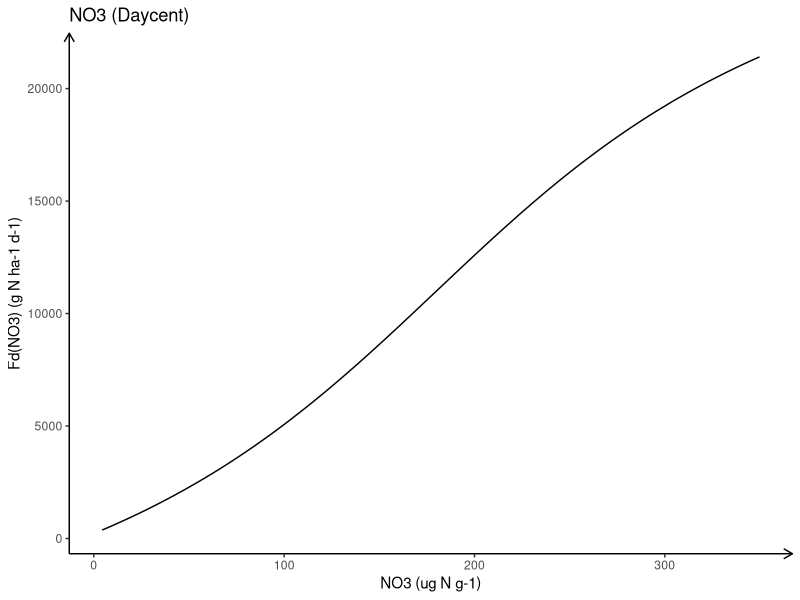
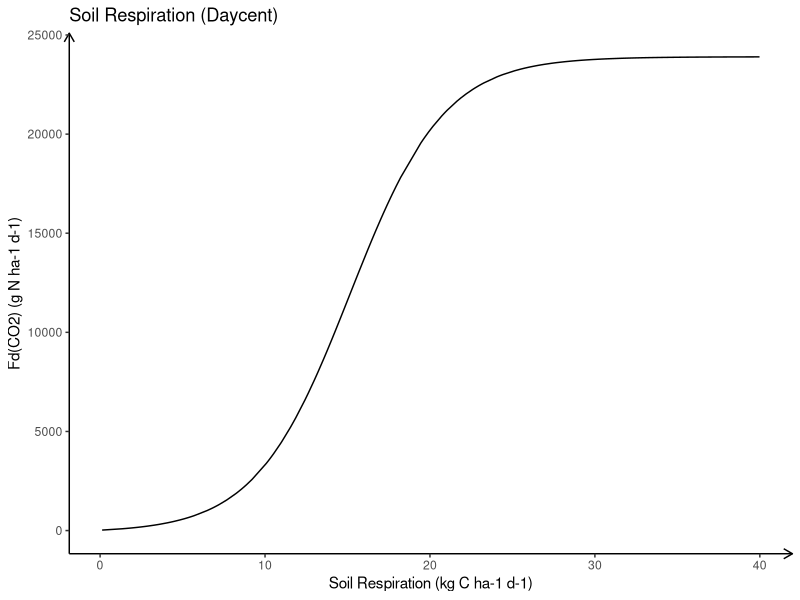
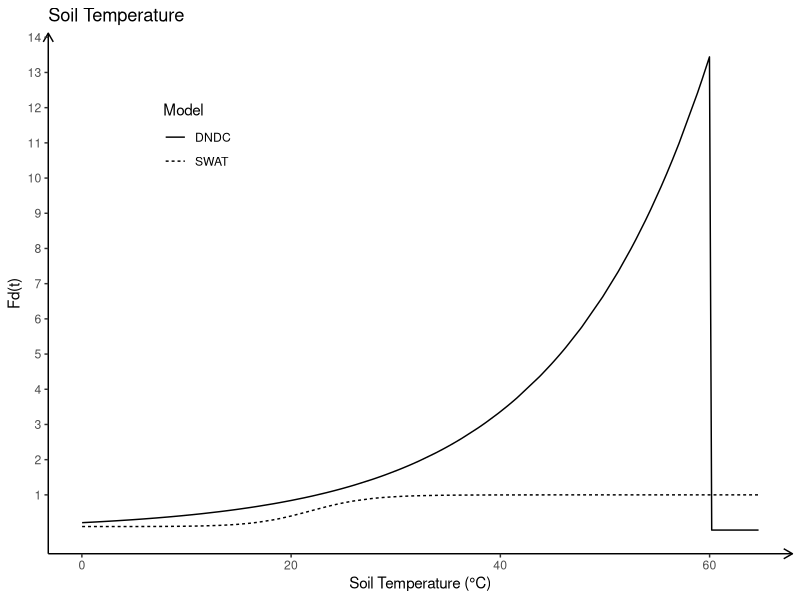

R code for these plots, in order: (Note: this script raises an error after producing the figures.)
library(tidyverse)


#denitrification

# NO3
FdNO3_SWAT<- "SWAT outputs"

##daycent
FdNO3_daycent <- function(NO3){
  fdno3= 11000 + (40000* atan(pi*0.002*(NO3-180)))/pi
  return(fdno3)
}

NO3<- runif(200, 0, 350)
Daycent<-FdNO3_daycent(NO3)

a<-ggplot()+
  geom_line(aes(x=NO3, y=Daycent))+
  labs(x="NO3 (ug N g-1)", y="Fd(NO3) (g N ha-1 d-1)", title = "NO3 (Daycent)")+
  theme(#axis.text.x = element_text(size = 11),
        #axis.text.y = element_text(size = 11),
        panel.grid = element_blank(),
        panel.background = element_blank(),
        axis.line.x = element_line(arrow = arrow(length = unit(0.1, "inches"))),
        axis.line.y = element_line(arrow = arrow(length = unit(0.1, "inches"))))

##DNDC
FdNO3_DNDC <- "No3 concentration in soil water (kg N/ha)"







#orgnic C
FdC_SWAT<- "a parameter in SWAT"


##daycent
FdC_daycent <- function(carbon){
  fdc= 24000/(1 + 200/(exp(0.35 * carbon))) - 100
  return(fdc)
}

carbon<-runif(200,0, 40)
Daycentc<-FdC_daycent(carbon)

b<-ggplot()+
  geom_line(aes(x=carbon, y=Daycentc))+
  labs(x="Soil Respiration (kg C ha-1 d-1)", y="Fd(CO2) (g N ha-1 d-1)", title = "Soil Respiration (Daycent)")+
  theme(#axis.text.x = element_text(size = 11),
        #axis.text.y = element_text(size = 11),
        panel.grid = element_blank(),
        panel.background = element_blank(),
        axis.line.x = element_line(arrow = arrow(length = unit(0.1, "inches"))),
        axis.line.y = element_line(arrow = arrow(length = unit(0.1, "inches"))))

##DNDC
FdC_DNDC <- "dissolved organic carbon content (kg C/ha)"












# temperature
soilT<- runif(100, 0, 65)

##SWAT
FdT_SWAT <- function(SoilT){
  fdt = 0.9 * SoilT / (SoilT + exp(9.93- 0.312 * SoilT)) + 0.1
  return(fdt)
}

SWAT<-FdT_SWAT(soilT)


##daycent
FdT_daycent <- "Daycent does not consider the impact of temperature on denitrification"


##DNDC
FdT_DNDC <- function(soilT){
  if (soilT<= 60) {
    fdt = 2 ^ ((soilT - 22.5)/10)
  }
  else if (soilT > 60) {
    fdt = 0
  }
  return(fdt)
}

DNDC<-vector()
for(i in 1:length(soilT)){
  DNDC[i]=FdT_DNDC(soilT[i])
}


summa<-as.tibble(cbind(soilT, SWAT, DNDC))
summa_gather<-gather(summa, key = "model", value = "Fd(t)", -soilT)

c<-ggplot()+
  geom_line(aes(x=summa_gather$soilT, y=summa_gather$`Fd(t)`, linetype=as.factor(summa_gather$model)))+
  scale_y_continuous(breaks = 1:15)+
  labs(x="Soil Temperature (°C)", y="Fd(t)", linetype="Model", title = "Soil Temperature")+
  theme(#axis.text.x = element_text(size = 11),
        #axis.text.y = element_text(size = 11),
        panel.grid = element_blank(),
        panel.background = element_blank(),
        axis.line.x = element_line(arrow = arrow(length = unit(0.1, "inches"))),
        axis.line.y = element_line(arrow = arrow(length = unit(0.1, "inches"))),
        legend.background = element_blank(),
        legend.position = c(0.2,0.8),
        legend.key = element_blank())








#soil water
WFPS_SWAT <- SW/FC

##daycent
FdWFPS_daycent <- function(a,b,c,d,WFPS){
  fdwfps = a / (b ^ (c / b ^ (d * WFPS)))
  return(fdwfps)
}

sandya<-1.56
sandyb<-12.0
sandyc<-16.0
sandyd<-2.01

mediuma<-4.82
mediumb<-14.0
mediumc<-16.0
mediumd<-1.39

finea<-60
fineb<-18.0
finec<-22.0
fined<-1.06

WFPS<-runif(200, 0.3,0.9)

daycentsandy<-FdWFPS_daycent(sandya,sandyb,sandyc,sandyd, WFPS)
daycentmedium<-FdWFPS_daycent(mediuma, mediumb, mediumc, mediumd, WFPS)
daycentfine<-FdWFPS_daycent(finea, fineb, finec, fined, WFPS)

zusamm<-as.tibble(cbind(WFPS, daycentsandy, daycentmedium, daycentfine))
colnames(zusamm)<-c("WFPS", "sandy","medium","fine")
zusamm_gather<-gather(zusamm, key = "soil texture", value = "value", -WFPS)


d<-ggplot()+
  geom_line(aes(x=zusamm_gather$WFPS, y=zusamm_gather$value, col=as.factor(zusamm_gather$`soil texture`),
                linetype=as.factor(zusamm_gather$`soil texture`)),size=0.8)+
  labs(x="WFPS", y="Fd(WFPS)", col="Soil texture", title = "WFPS (Daycent)",linetype="Soil texture")+
  theme(#axis.text.x = element_text(size = 11),
        #axis.text.y = element_text(size = 11),
        panel.grid = element_blank(),
        panel.background = element_blank(),
        axis.line.x = element_line(arrow = arrow(length = unit(0.1, "inches"))),
        axis.line.y = element_line(arrow = arrow(length = unit(0.1, "inches"))),
        #legend.background = element_blank(),
        legend.position = c(0.2,0.75),
        legend.key = element_blank())


##DNDC
FdWFPS_DNDC <- "in DNDC soil moisture is considered as Eh"








#soil pH
#SWAT
FdpH_SWAT <- "SWAT cannot capture the changes of soil pH"


#Daycent
FdpH_daycent <- "Daycent does not consider the effect if soil pH on denitrification"


#DNDC
FdpH_no3 <- 1 - 1/(1 + exp((soilpH - 4.25)/0.5))


FdpH_nox <- 1 - 1/ (1 + exp((soilpH - 5.25)/1))


FdpH_n2o <- 1 - 1/(1 + exp((soilpH - 6.25)/1.5))






# Denitrificaiton together
library(gridExtra)
grid.arrange(a, b, c, d, ncol=2, name=c("a","b","c","d"))

install.packages("cowplot")
library(cowplot)
cowplot::plot_grid(a, b, c, d, ncol = 2, labels = "AUTO")




















#nitrification

#NH4
FnNH4_SWAT <-"SWAT uses the amount of ammonium in soil layer, nitrification regulator and volatilization regulator
to calculate the total amount of nitrification and ammonia volatilization. And then partitioned between the two processes"

##daycent
FnNH4_daycent<-function(NH4){
  fnnh4=1 - exp(-0.0105*NH4)
  return(fnnh4)
}

NH4<-runif(200, 0, 50)
daycentnh4<-FnNH4_daycent(NH4)

na<-ggplot()+
  geom_line(aes(x=NH4, y=daycentnh4))+
  labs(x="NH4 (ug g-1)", y="Fn(NH4)", title = "NH4 (Daycent)")+
  theme(panel.grid = element_blank(),
        panel.background = element_blank(),
        axis.line.x = element_line(arrow = arrow(length = unit(0.1, "inches"))),
        axis.line.y = element_line(arrow = arrow(length = unit(0.1, "inches"))))

##DNDC
FnNH4_DNDC<-"NH4+ is concentration of ammonium in soil (kg N/ha)"







#organic C
orgC_SWAT<- "this is a parameter in SWAT"

orgC_daycent<-"furtherly check"


orgC_DNDC<-"dissolved organic carbon content (kg C/ha)"








#temperature
soilT<-runif(200, 5, 60)

FnT_SWAT <- function(SoilT){
  fnt = 0.041 * (SoilT -5)
  return(fnt)
}

SWATt<-FnT_SWAT(soilT)


FnT_daycent <- function(soilT){
  fnt = -0.06 + 0.13 * exp(0.07 * soilT)
  return(fnt)
}

daycentt<-FnT_daycent(soilT)


FnT_DNDC <- function(soilT){
  fnt=3.503 ^ ((60-soilT)/25.78) * exp(3.503 * (soilT - 34.22)/25.78)
  return(fnt)
}

dndct<-FnT_DNDC(soilT)


together<-as.tibble(cbind(soilT, SWATt, daycentt, dndct))
colnames(together)<- c("soilT", "SWAT", "Daycent", "DNDC")
together_gather<-gather(together, key = "model", value = "value", -soilT)

nb<-ggplot()+
  geom_line(aes(x=together_gather$soilT, y=together_gather$value, linetype=as.factor(together_gather$model),
                col=as.factor(together_gather$model)), size=0.8)+
  labs(x="Soil Temperature (°C)", y="Fn(t)", linetype="Model", title = "Soil Temperature", col="Model")+
  theme(panel.grid = element_blank(),
        panel.background = element_blank(),
        axis.line.x = element_line(arrow = arrow(length = unit(0.1, "inches"))),
        axis.line.y = element_line(arrow = arrow(length = unit(0.1, "inches"))),
        legend.position = c(0.2,0.75),
        legend.key = element_blank())





#soil pH
FnpH_SWAT <- "SWAT cannot account for changes in pH"


SpH<- runif(100, 0, 9)
#daycent
FnpH_daycent <- function(SpH){
  fnph = 0.56 + atan(pi * 0.45 * (-5 + SpH)) / pi
  return(fnph)
}

phdaycent<-FnpH_daycent(SpH)

##DNDC
FnpH_DNDC <- SpH    #soil pH


phdndc<-SpH

phsumma<-as.tibble(cbind(SpH, phdaycent, phdndc))
colnames(phsumma)<-c("pH", "Daycent", "DNDC")
phsumma_gather<-gather(phsumma, key = "Model", value = "value", -pH)


nc<-ggplot()+
  geom_line(aes(x=phsumma_gather$pH, y=phsumma_gather$value, linetype=as.factor(phsumma_gather$Model)))+
  labs(x="soil pH", y="Fn(pH)", linetype="Model", title = "Soil pH")+
  theme(panel.grid = element_blank(),
        panel.background = element_blank(),
        axis.line.x = element_line(arrow = arrow(length = unit(0.1, "inches"))),
        axis.line.y = element_line(arrow = arrow(length = unit(0.1, "inches"))),
        legend.position = c(0.2, 0.8),
        legend.key = element_blank())







#soil WFPS
FnWFPS_SWAT <- function(SWLY, WPLY, FCLY){
  if (SWLY < 0.25 * FCLY - 0.75 * WPLY){
    FO<- (SWLY - WPLY) / (0.25 * (FCLY - WPLY))
  }
  else if(SWLY > 0.25 * FCLY - 0.75 * WPLY) {
    FO<- 1
  }
  return(FO)
}



##daycent
FnWFPS_daycent <- function(a, b,c,d, WFPS){
  fnwfps= ((WFPS-b)/(a-b)) ^ (d * (b-a)/(a-c)) * ((WFPS-c)/(a-c)) ^ d
  return(fnwfps)
}

sandyna<-0.55
sandynb<-1.70
sandync<--0.007
sandynd<-3.22


mediumna<-0.6
mediumnb<-1.27
mediumnc<-0.0012
mediumnd<-2.84

nWFPS<-runif(200, 0, 1)

sandydaycent<-FnWFPS_daycent(sandyna, sandynb, sandync, sandynd, nWFPS)
meidumdaycent<-FnWFPS_daycent(mediumna, mediumnb, mediumnc, mediumnd, nWFPS)




##DNDC
FnWFPS_DNDC <- function(WFPS){
  if (WFPS > 0.05){
    fnwfps= 0.8 + 0.21 * (1 - WFPS)
  }
  else if (WFPS<= 0.05){
    fnwfps=0
  }
  return(fnwfps)
}


ndndc<-vector()
for(i in 1: length(nWFPS)){
  ndndc[i]<-FnWFPS_DNDC(nWFPS[i])
}



ndzusamm<-as.tibble(cbind(nWFPS, sandydaycent, meidumdaycent, ndndc))
colnames(ndzusamm)<-c("WFPS", "Daycent(sandy)","Daycent(medium)", "DNDC")
ndzusamm_gather<-gather(ndzusamm, key = "soil texture", value = "value", -WFPS)




nd<-ggplot()+
  geom_line(aes(x=ndzusamm_gather$WFPS, y=ndzusamm_gather$value, linetype=as.factor(ndzusamm_gather$`soil texture`),
                col=as.factor(ndzusamm_gather$`soil texture`)),size=0.8)+
  labs(x="WFPS", y="Fn(WFPS)", title = "WFPS", linetype="Model", col="Model")+
  theme(panel.grid = element_blank(),
        panel.background = element_blank(),
        axis.line.x = element_line(arrow = arrow(length = unit(0.1, "inches"))),
        axis.line.y = element_line(arrow = arrow(length = unit(0.1, "inches"))),
        legend.position = c(0.60, 0.31),
        legend.text = element_text(size =7 ),
        legend.title = element_text(size = 9),
        legend.key = element_blank(),
        legend.background = element_blank())



# nitrificaiton together
library(cowplot)
cowplot::plot_grid(na, nb, nc, nd, ncol = 2, labels = "AUTO")














#partition N2O from N2

#NO3
RNO3_daycent<- function(NO3){
  frno3<- (1-(0.5 + (1*atan(pi * 0.01 * (NO3 - 190)))/ pi)) * 25
  return(frno3)
}


NO3<-runif(200, 0, 350)
Rdaycent<-RNO3_daycent(NO3)

ra<-ggplot()+
  geom_line(aes(x=NO3, y= Rdaycent))+
  labs(x="NO3 (ug N g-1)", y= "Fr(NO3)", title = "NO3 (Daycent)")+
  theme(panel.grid = element_blank(),
        panel.background = element_blank(),
        axis.line.x = element_line(arrow = arrow(length = unit(0.1, "inches"))),
        axis.line.y = element_line(arrow = arrow(length = unit(0.1, "inches"))))
  








# soil respiration
RC_daycent<-function(CO2){
  frc<- 13 + (30.78 * atan(pi * 0.07 * (CO2 - 13)))/pi
  return(frc)
}


co2<- runif(200, 0, 35)
Cdaycent<-RC_daycent(co2)


rb<-ggplot()+
  geom_line(aes(x= co2, y=Cdaycent))+
  labs(x=" Soil Respiration (kg C ha-1 d-1)", y=" Fr(CO2)", title = "Soil Respiration (Daycent)")+
  theme(panel.grid = element_blank(),
        panel.background = element_blank(),
        axis.line.x = element_line(arrow = arrow(length = unit(0.1, "inches"))),
        axis.line.y = element_line(arrow = arrow(length = unit(0.1, "inches"))))








#WFPS
Rwfps_daycent<- function(WFPS){
  frwfps<- 1.4/ 13^ (17 / 13^ (2.2 * WFPS))
  return(frwfps)
}



wfps<-runif(200, 0, 1)
sdaycent<-Rwfps_daycent(wfps)


rc<-ggplot()+
  geom_line(aes(x=wfps, y=sdaycent))+
  labs(x="WFPS", y="Fr(WFPS)", title = "WFPS (Daycent)")+
  theme(panel.grid = element_blank(),
        panel.background = element_blank(),
        axis.line.x = element_line(arrow = arrow(length = unit(0.1, "inches"))),
        axis.line.y = element_line(arrow = arrow(length = unit(0.1, "inches"))))







#pH
RNO3_DNDC<-function(SpH){
  fphno3<-1 - 1/ (1 + exp( (SpH - 4.25)/ 0.5))
  return(fphno3)
}



RNO_DNDC<- function(SpH) {
  fphno <- 1 - 1 / (1 + exp((SpH - 5.25) / 1))
  return(fphno)
}




Rn2O_DNDC<- function(SpH) {
  fphn2o<- 1 - 1/ (1 + exp( (SpH - 6.25) / 1.5))
  return(fphn2o)
}



SpH<-runif(200, 0, 9)
phno3<-RNO3_DNDC(SpH)
phno<-RNO_DNDC(SpH)
phn2o<-Rn2O_DNDC(SpH)


ph<-as.tibble(cbind(SpH, phno3, phno,phn2o))
colnames(ph)<-c("SoipH", "NO3", "NO", "N2O")
ph_gather<-gather(ph, key = "nitrogenous oxides", value = "value", -SoipH)



rd<-ggplot()+
  geom_line(aes(x=ph_gather$SoipH, y=ph_gather$value, linetype=as.factor(ph_gather$`nitrogenous oxides`),
                col=as.factor(ph_gather$`nitrogenous oxides`)), size=0.8)+
  labs(x= "soil pH", y="Fr(pH)", title = "Soil pH (DNDC)", linetype="Nitrogenous oixdes", col="Nitrogenous oixdes")+
  theme(panel.grid = element_blank(),
        panel.background = element_blank(),
        axis.line.x = element_line(arrow = arrow(length = unit(0.1, "inches"))),
        axis.line.y = element_line(arrow = arrow(length = unit(0.1, "inches"))),
        legend.position = c(0.25, 0.75),
        legend.text = element_text(size = 8),
        legend.title = element_text(size = 10),
        legend.key = element_blank(),
        legend.background = element_blank())





cowplot::plot_grid(ra, rb, rc, rd, ncol = 2, labels = "AUTO")




